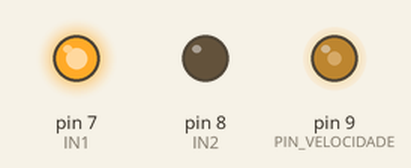
This sketch was run on a simulated Arduino Uno, built with avr-gcc and run on an emulated ATmega328P. Shown: output pins drawn as LEDs (lit = HIGH).

Above: at 0.12 s.
At 19.87 s:
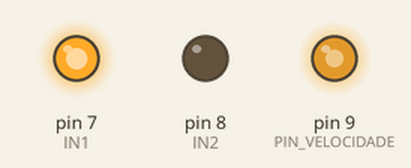
At 39.87 s:
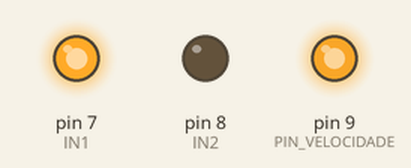
Timing chart, 0 to 40.0 s (numbered marks = the images above):
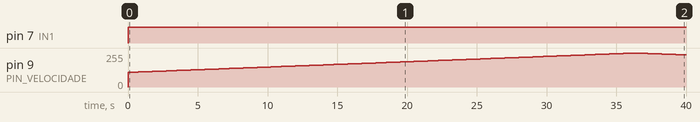

Measured:
- by itself, pin 7 (IN1): LOW → HIGH at 0.00 s
- by itself, pin 9 (PIN_VELOCIDADE): rises from 0/255 to 255/255 in 36.3 s, then falls to 241/255 in 3.5 s

The sketch:

increase_velocity.ino
```cpp
int IN1 = 7;
int IN2 = 8;
int PIN_VELOCIDADE = 9;

int velocidade = 110;

void setup() {
  pinMode(IN1, OUTPUT);
  pinMode(IN2, OUTPUT);
  pinMode(PIN_VELOCIDADE, OUTPUT);

  Serial.begin(9600);
}

void loop() {

  digitalWrite(IN1, HIGH);
  digitalWrite(IN2, LOW);

  for (int i=110; i < 255; i++) {
    aumentaVelocidade(i);
    delay(250);
  }

  for (int i=255; i > 110; i--) {
    diminuiVelocidade(i);
    delay(250);
  }

}

void aumentaVelocidade(int velocidade){
  analogWrite(PIN_VELOCIDADE, velocidade);
  velocidade++;
}

void diminuiVelocidade(int velocidade){
  analogWrite(PIN_VELOCIDADE, velocidade);
  velocidade--;
}
```
